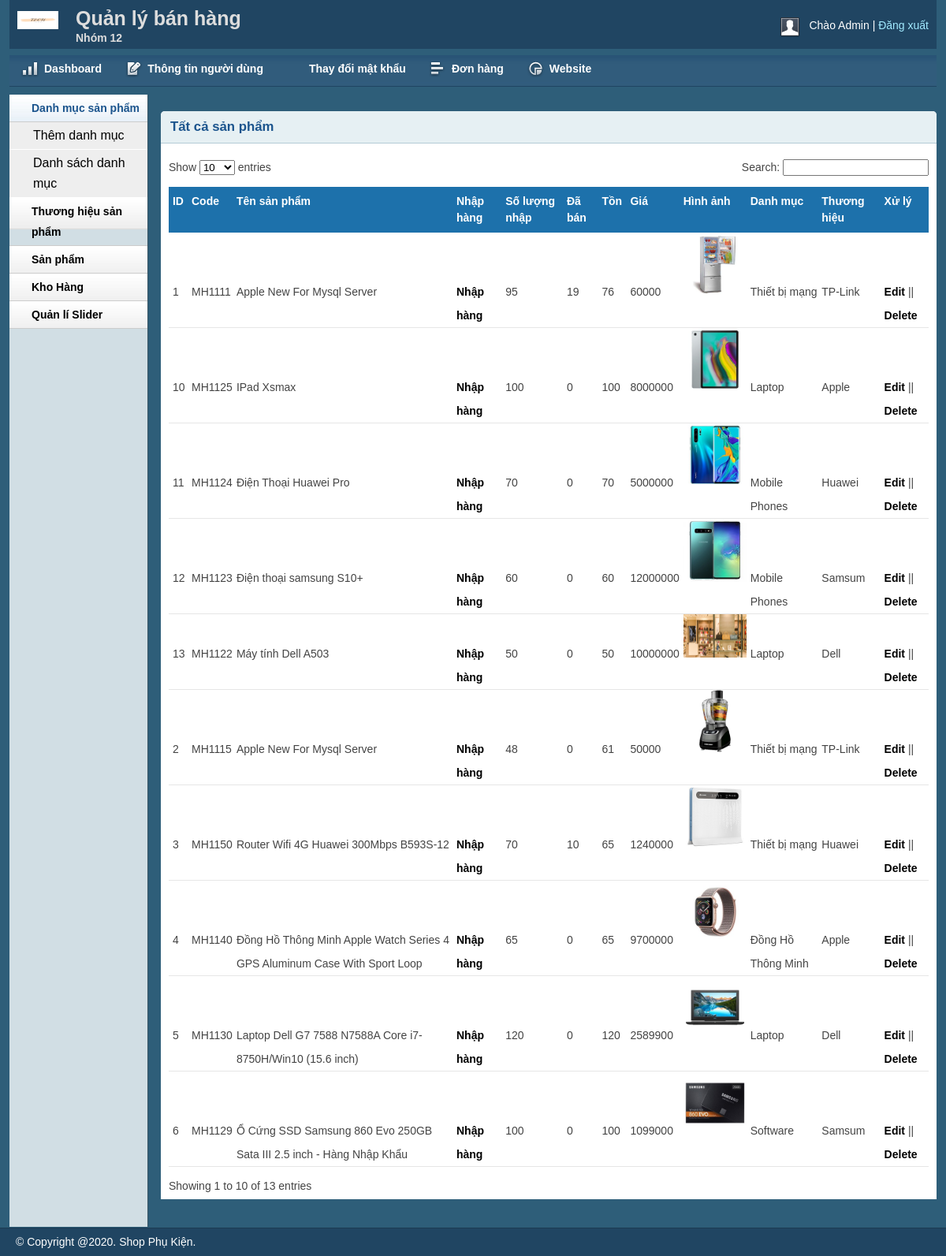
The page /admin/productlist.php (signed in) on the database its author committed.
### tables this page shows
CREATE TABLE `tbl_product` (
  `productId` int(11) NOT NULL,
  `productName` tinytext NOT NULL,
  `product_code` varchar(200) NOT NULL,
  `productQuantity` varchar(50) NOT NULL,
  `product_soldout` varchar(50) NOT NULL DEFAULT '0',
  `product_remain` varchar(50) NOT NULL,
  `catId` int(11) NOT NULL,
  `brandId` int(11) NOT NULL,
  `product_desc` text NOT NULL,
  `type` int(11) NOT NULL,
  `price` varchar(255) NOT NULL,
  `image` varchar(255) NOT NULL
);

CREATE TABLE `tbl_category` (
  `catId` int(11) NOT NULL,
  `catName` varchar(255) NOT NULL
);

CREATE TABLE `tbl_brand` (
  `brandId` int(11) NOT NULL,
  `brandName` varchar(255) NOT NULL
);

### lib/database.php (called while the page is built, shortened)
<?php
Class Database extends PDO{
   public $host   = DB_HOST;
   public $user   = DB_USER;
   public $pass   = DB_PASS;
   public $dbname = DB_NAME;
   public $link;
private function connectDB(){
   $this->link = new mysqli($this->host, $this->user, $this->pass,
    $this->dbname);
 }
public function select($query){
  $result = $this->link->query($query) or
   die($this->link->error.__LINE__);
  if($result->num_rows > 0){
    return $result;
  } else {
    return false;
  }
 }
}

### classes/product.php (called while the page is built, shortened)
<?php
	$filepath = realpath(dirname(__FILE__));
	include_once ($filepath.'/../lib/database.php');
?>
<?php
	class product
	{
		private $db;
		public function __construct()
		{
			$this->db = new Database();
		}
		public function show_product()
		{
			$query =
			"SELECT tbl_product.*, tbl_category.catName, tbl_brand.brandName
			 FROM tbl_product INNER JOIN tbl_category ON tbl_product.catId = tbl_category.catId
								INNER JOIN tbl_brand ON tbl_product.brandId = tbl_brand.brandId
			 order by tbl_product.productId desc ";
			$result = $this->db->select($query);
			return $result;
		}
	}
 ?>

### admin/productlist.php (the view, shortened to what this page needs)
<?php include 'inc/header.php';?>
<?php include 'inc/sidebar.php';?>
<?php include '../classes/cart.php';  ?>
<?php include '../classes/product.php';  ?>
<?php
	$pd = new product();
 ?>
<div class="grid_10">
    <div class="box round first grid">
        <h2>Tất cả sản phẩm</h2>
        <div class="block">
            <table class="data display datatable" id="example">
			<thead>
				<tr>
					<th>ID</th>
					<th>Code</th>
					<th>Tên sản phẩm</th>
					<th>Nhập hàng</th>
					<th>Số lượng nhập</th>
					<th>Đã bán</th>
					<th>Tồn</th>
					<th>Giá</th>
					<th>Hình ảnh</th>
					<th>Danh mục</th>
					<th>Thương hiệu</th>
					<th>Xử lý</th>
				</tr>
			</thead>
			<tbody>
				<?php
				$pdlist = $pd->show_product();
				$i = 0;
					if($pdlist){
							while ($result = $pdlist->fetch_assoc()){
								$i++;
				 ?>
				<tr class="odd gradeX">
					<td><?php echo $i ?></td>
					<td><?php echo $result['product_code'] ?></td>
					<td><?php echo $result['productName'] ?></td>
					<td><a href="productmorequantity.php?productid=<?php echo $result['productId'] ?>">Nhập hàng</a></td>
					<td>
						<?php echo $result['productQuantity'] ?>
					</td>
					<td>
						<?php echo $result['product_soldout'] ?>
					</td>
					<td>
						<?php echo $result['product_remain'] ?>
					</td>
					<td><?php echo $result['price'] ?></td>
					<td><img src="uploads/<?php echo $result['image'] ?>" width="80"></td>
					<td><?php echo $result['catName'] ?></td>
					<td><?php echo $result['brandName'] ?></td>
					<td><a href="productedit.php?productid=<?php echo $result['productId'] ?>">Edit</a> || <a href="?productid=<?php echo $result['productId'] ?>">Delete</a></td>
				</tr>
				<?php
					}
				}
				?>
			</tbody>
		</table>
       </div>
    </div>
</div>
<?php include 'inc/footer.php';?>

### admin/css/layout.css (style rules this page uses)
body { background: #fff none repeat scroll 0 0; color: #444; font-size: 14px; padding: 0; }
a { color: #000; font-weight:bold; text-decoration: none; }
h1, h2, h3, h4, h5, h6 { line-height:1.2em; margin-bottom:.3em; }
h2 { margin-top:1em; }
.box { background:#fff; margin-bottom:20px; padding:10px 10px 10px 10px; margin-left:-8px; }
.box.grid { padding-bottom:40px; }
.box.round { -moz-border-radius: 5px 5px 0px 0px; -webkit-border-radius: 5px 5px 0px 0px; border-radius: 5px 5px 0px 0px; }
.box h2 { font-size:1.2em; font-weight:bold; color:#1B548D; background:#E6F0F3; margin:-10px -10px 0 -10px; padding:10px 12px; border-bottom:1px solid #B3CBD6; -moz-border-radius: 5px 5px 0px 0px; -webkit-border-radius: 5px 5px 0px 0px; border-radius: 5px 5px 0px 0px; }
.box.first { min-height: 406px; }
.block { padding-top:20px; }
.block { padding-bottom:1px; }
table.display { margin: 0 auto; clear: both; width: 100%; }
table#example th { background: #1d71ab !important; }
.sorting_asc { background: #cf4a45 url(../img/table/sort_asc.png) no-repeat center right; padding:8px 5px; text-align:left; color:#fff; }
.sorting { background:#8f8f8f url(../img/table/sort_both.png) no-repeat center right; padding:8px 5px; text-align:left; color:#fff; }
tr.odd { height: 30px; line-height: 30px; border-bottom:1px solid #e6e6e6; }
tr.even { height: 30px; line-height: 30px; border-bottom:1px solid #e6e6e6; }
tr.odd td, tr.even td { padding-left:5px; }

### rows shown on the page
tbl_product: product_code "MH1111", productName "Apple New For Mysql Server", productQuantity "95", product_soldout "19", product_remain "76", price "60000", image (picture), catId.catName "Thiết bị mạng", brandId.brandName "TP-Link"
tbl_product: product_code "MH1115", productName "Apple New For Mysql Server", productQuantity "48", product_soldout "0", product_remain "61", price "50000", image (picture), catId.catName "Thiết bị mạng", brandId.brandName "TP-Link"
tbl_product: product_code "MH1150", productName "Router Wifi 4G Huawei 300Mbps B593S-12", productQuantity "70", product_soldout "10", product_remain "65", price "1240000", image (picture), catId.catName "Thiết bị mạng", brandId.brandName "Huawei"
tbl_product: product_code "MH1140", productName "Đồng Hồ Thông Minh Apple Watch Series 4 GPS Aluminum Case With Sport Loop", productQuantity "65", product_soldout "0", product_remain "65", price "9700000", image (picture), catId.catName "Đồng Hồ Thông Minh", brandId.brandName "Apple"
tbl_product: product_code "MH1130", productName "Laptop Dell G7 7588 N7588A Core i7-8750H/Win10 (15.6 inch)", productQuantity "120", product_soldout "0", product_remain "120", price "2589900", image (picture), catId.catName "Laptop", brandId.brandName "Dell"
tbl_product: product_code "MH1129", productName "Ổ Cứng SSD Samsung 860 Evo 250GB Sata III 2.5 inch - Hàng Nhập Khẩu", productQuantity "100", product_soldout "0", product_remain "100", price "1099000", image (picture), catId.catName "Software", brandId.brandName "Samsum"
tbl_product: product_code "MH1125", productName "IPad Xsmax", productQuantity "100", product_soldout "0", product_remain "100", price "8000000", image (picture), catId.catName "Laptop", brandId.brandName "Apple"
tbl_product: product_code "MH1124", productName "Điện Thoại Huawei Pro", productQuantity "70", product_soldout "0", product_remain "70", price "5000000", image (picture), catId.catName "Mobile Phones", brandId.brandName "Huawei"
tbl_product: product_code "MH1123", productName "Điện thoại samsung S10+", productQuantity "60", product_soldout "0", product_remain "60", price "12000000", image (picture), catId.catName "Mobile Phones", brandId.brandName "Samsum"
tbl_product: product_code "MH1122", productName "Máy tính Dell A503", productQuantity "50", product_soldout "0", product_remain "50", price "10000000", image (picture), catId.catName "Laptop", brandId.brandName "Dell"
